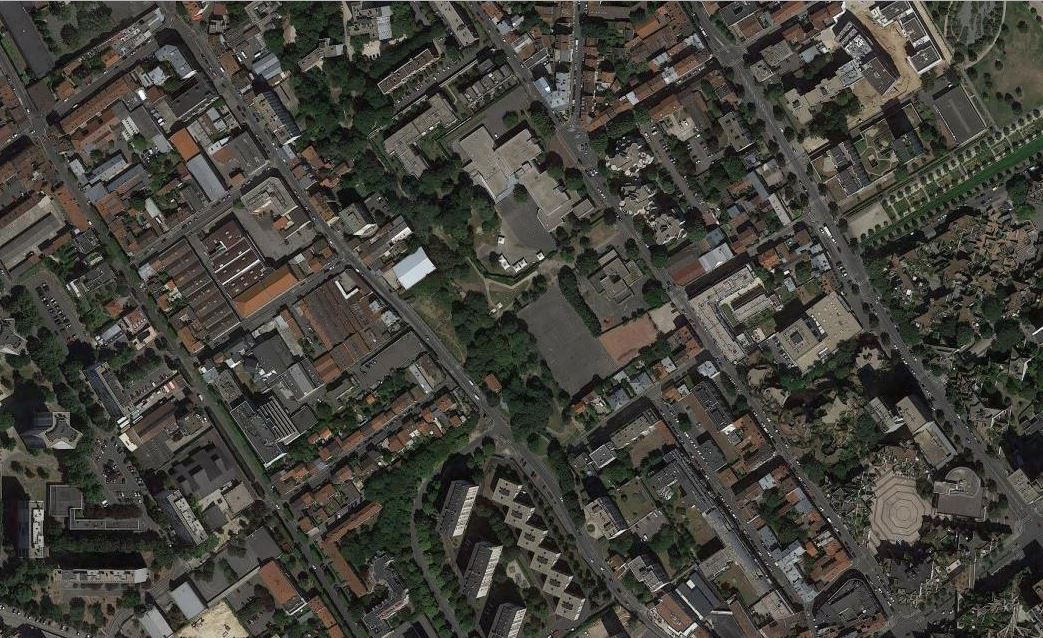
#> input picture images/paris.JPG, 1043 x 638 px, found by its file name
$ python untitled4.py
#> lines starting #> are read from the running program, lines starting #| are printed output that depends on the picture; after the words box and inside, x2 and y2 are one past the last pixel; in counts of white or black regions, pixels touching at a corner belong together
import cv2
import numpy as np
import imutils

img = cv2.imread('paris.jpg')
#> img is the input picture: shape (638, 1043, 3); mean B, G, R 59.5, 66.1, 67.6

hsv = cv2.cvtColor(img, cv2.COLOR_BGR2RGB)

lower_range = np.array([75, 74, 72])
upper_range = np.array([255, 255, 255])
mask = cv2.inRange(hsv, lower_range, upper_range)
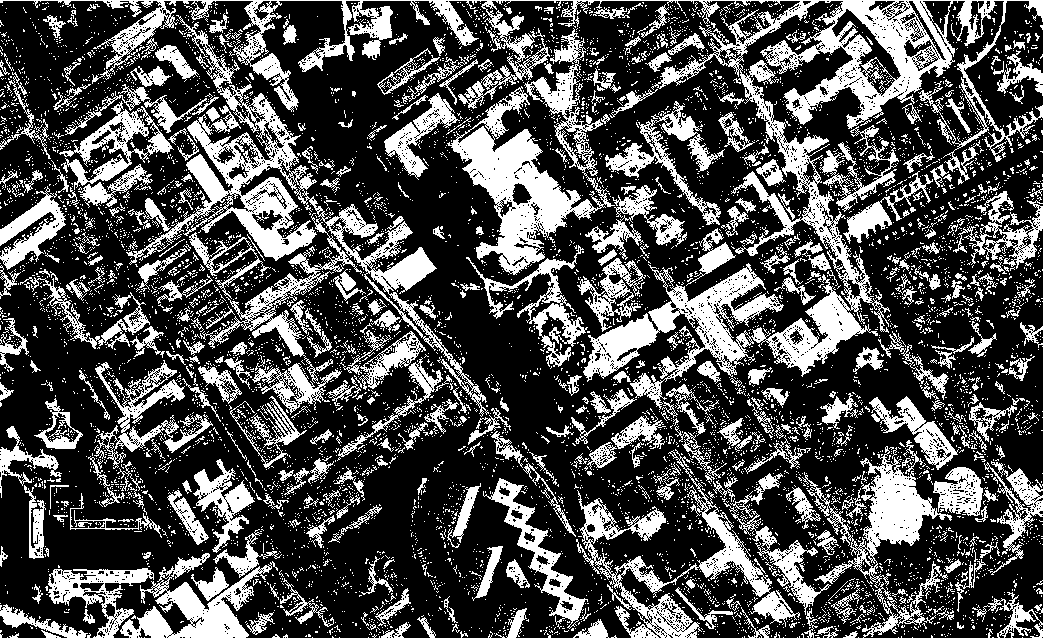
#> mask: shape (638, 1043); 31.1% white; 7250 white regions (6776 under 20 px), largest, box (x1, y1, x2, y2) and area: (0, 0, 1043, 410) 41829, (126, 15, 489, 417) 14388, (447, 28, 615, 275) 12008

cv2.imshow('image', img)
cv2.imshow('mask', mask)

while(True):
	k = cv2.waitKey(5) & 0xFF
#> (key Esc is pressed here)
	if k == 27:
		break

cv2.destroyAllWindows()
